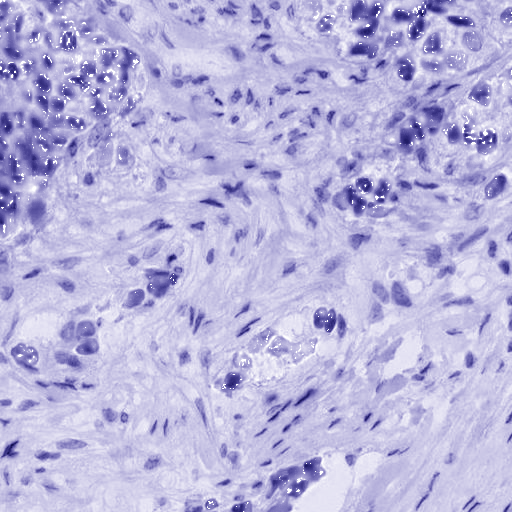
#> input picture dataset/dataset_root_512/HE_positive_nucleus_num_gt/hema_channel/10M2102916_6_9_1_1.png, 512 x 512 px, found by its file name; its folder holds only this picture in this run
$ python nucleus_gt_generate.py
#> lines starting #> are read from the running program, lines starting #| are printed output that depends on the picture
# Steps for generating the nucleus number (GT) in positive regions.

import os
import cv2
import numpy as np


def rgb2hsi(image):
    # Function used to convert RGB to HSI.
    r, g, b = cv2.split(image.astype(np.float32))     # Read channels.
    eps = 1e-6                                        # Avoid dividing zero.

    min_rgb = cv2.min(r, cv2.min(b, g))
    img_s = 1 - 3 * min_rgb / (r + g + b + eps)       # Component S.

    temp_s = img_s - np.min(img_s)
    img_s = temp_s / np.max(temp_s)

    return img_s


# Step 1: Filtering out the positive regions.
print("Part1 begin.---------------------------")
path_in_1 = r'/home/ubuntu/ATSTNet/dataset/dataset_root_512/HE_positive_nucleus_num_gt/hema_channel'
path_in_2 = r'/home/ubuntu/ATSTNet/dataset/dataset_root_512/HE_positive_nucleus_num_gt/mask_channel'
path_grey_out = r'/home/ubuntu/ATSTNet/dataset/dataset_root_512/HE_positive_nucleus_num_gt/grey_hema_channel_with_mask'
# TODO: To be modified
file_list_in = os.listdir(path_in_1)
for filename in file_list_in:
    I_1 = cv2.imread(path_in_1 + "/" + filename)
#> I_1 is the input picture: shape (512, 512, 3); mean B, G, R 220.1, 181.6, 185.7
    I_2 = cv2.imread(path_in_2 + "/" + filename, 0)
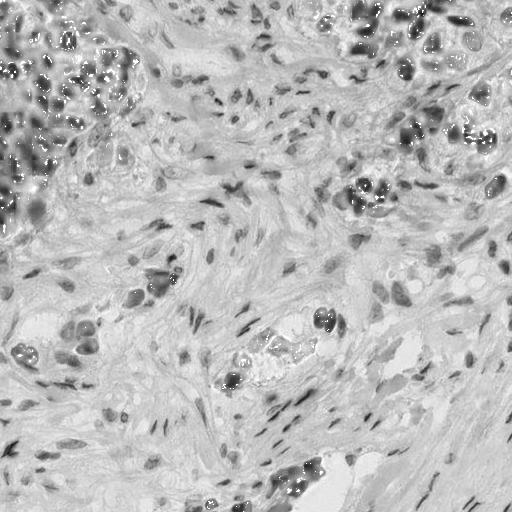
#> I_2: shape (512, 512); min 15, max 255, mean 186.7
    I_1_rgb = cv2.cvtColor(I_1, cv2.COLOR_BGR2RGB)
    I_1_rgb[I_2 == 0] = [255, 255, 255]
    s = rgb2hsi(I_1_rgb)
#> in rgb2hsi, `r, g, b = cv2.split(image.astype(np.float32))`:
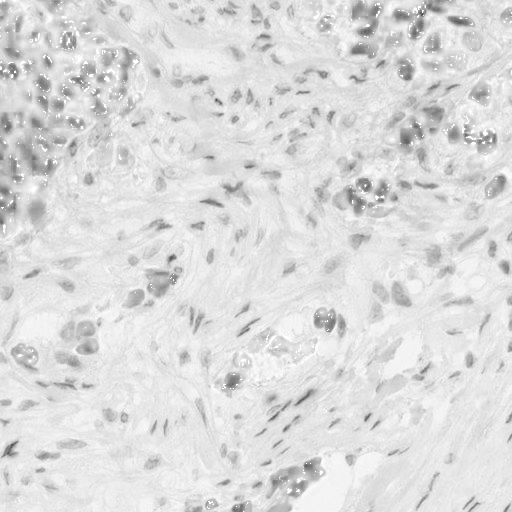
#> b: shape (512, 512) float32; min 62, max 255, mean 220.1
#> in rgb2hsi, `img_s = 1 - 3 * min_rgb / (r + g + b + eps)`:
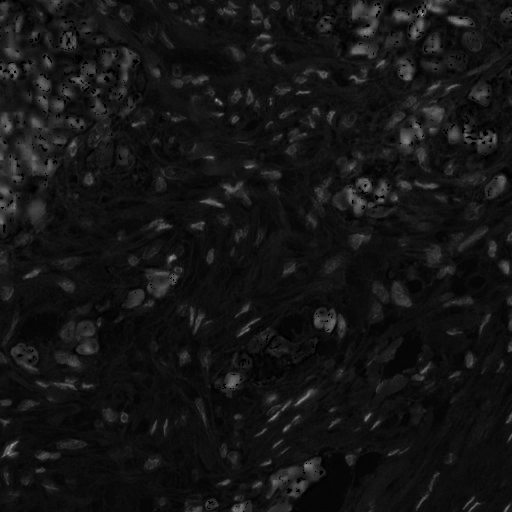
#> img_s: shape (512, 512) float32; min 0, max 0.704, mean 0.0819
#> in rgb2hsi, `img_s = temp_s / np.max(temp_s)`:
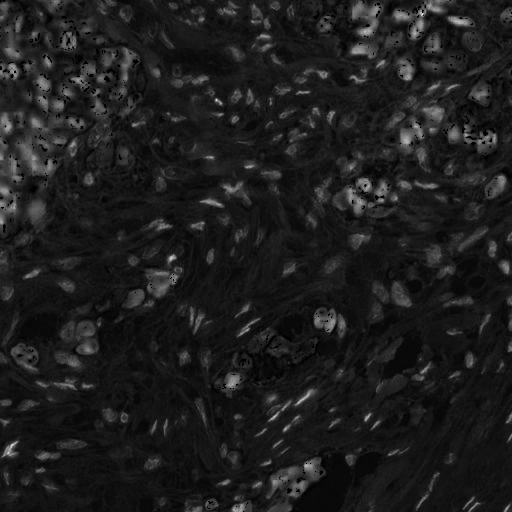
#> img_s: shape (512, 512) float32; min 0, max 1, mean 0.116
    s = (s * 255.0).astype(np.uint8)

    cv2.imwrite(path_grey_out + "/" + filename, s)
print("Part1 complete.---------------------------")

# Step 2: Predicting nucleus number (GT) in positive regions by CPP-Net.

$ run again, on dataset/dataset_root_512/HE_positive_nucleus_num_gt/hema_channel/22M2102266_14_16_1_0.png
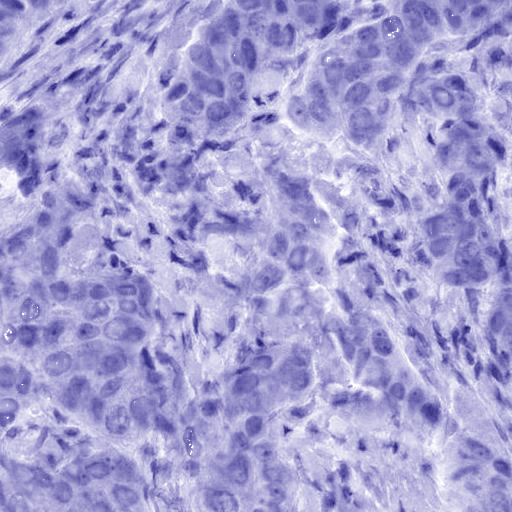
#> input picture dataset/dataset_root_512/HE_positive_nucleus_num_gt/hema_channel/22M2102266_14_16_1_0.png, 512 x 512 px, found by its file name
#> I_1 is the input picture: shape (512, 512, 3); mean B, G, R 209.3, 160.9, 166
#> in rgb2hsi, `r, g, b = cv2.split(image.astype(np.float32))`:
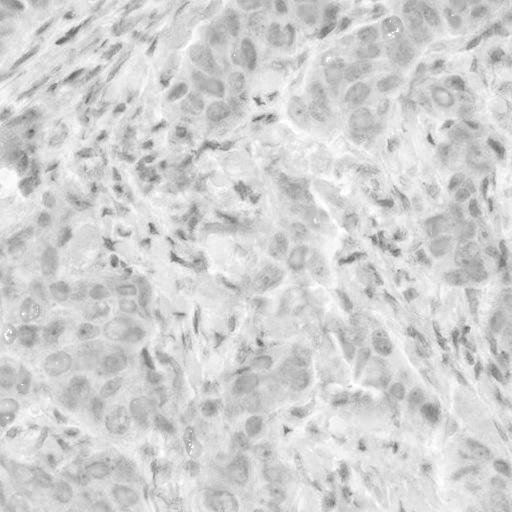
#> b: shape (512, 512) float32; min 85, max 255, mean 209.3
#> in rgb2hsi, `img_s = temp_s / np.max(temp_s)`:
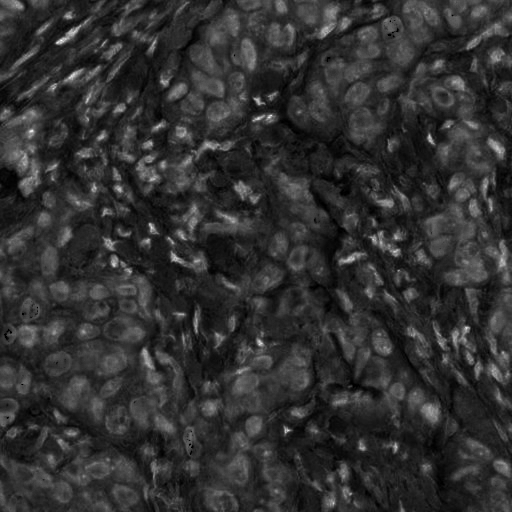
#> img_s: shape (512, 512) float32; min 0, max 1, mean 0.192

$ run again, on dataset/dataset_root_512/HE_positive_nucleus_num_gt/hema_channel/31M2101871_33_9_0_0.png
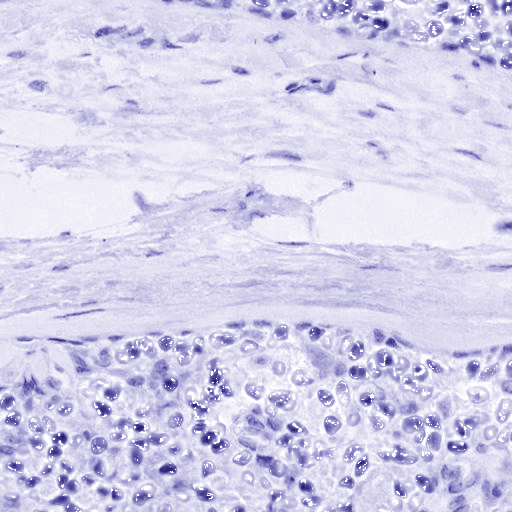
#> input picture dataset/dataset_root_512/HE_positive_nucleus_num_gt/hema_channel/31M2101871_33_9_0_0.png, 512 x 512 px, found by its file name
#> I_1 is the input picture: shape (512, 512, 3); mean B, G, R 234.2, 209.4, 212.2
#> in rgb2hsi, `r, g, b = cv2.split(image.astype(np.float32))`:
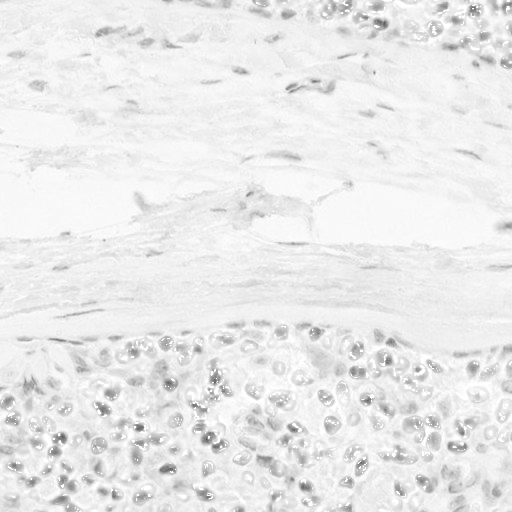
#> b: shape (512, 512) float32; min 76, max 255, mean 234.2
#> in rgb2hsi, `img_s = temp_s / np.max(temp_s)`:
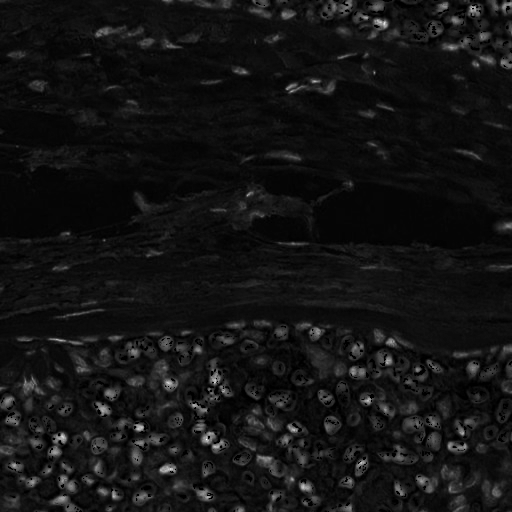
#> img_s: shape (512, 512) float32; min 0, max 1, mean 0.0779

$ run again, on dataset/dataset_root_512/HE_positive_nucleus_num_gt/hema_channel/75M2100521_17_19_1_0.png
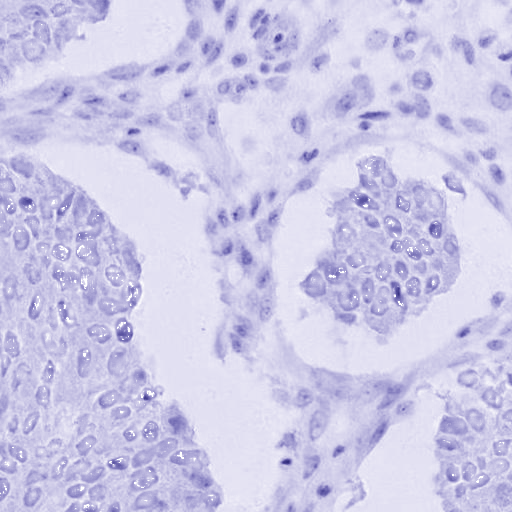
#> input picture dataset/dataset_root_512/HE_positive_nucleus_num_gt/hema_channel/75M2100521_17_19_1_0.png, 512 x 512 px, found by its file name
#> I_1 is the input picture: shape (512, 512, 3); mean B, G, R 231.3, 202.4, 205.6
#> in rgb2hsi, `r, g, b = cv2.split(image.astype(np.float32))`:
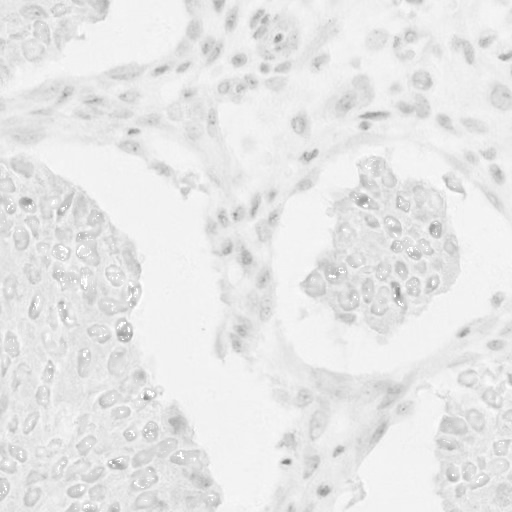
#> b: shape (512, 512) float32; min 122, max 255, mean 231.3
#> in rgb2hsi, `img_s = temp_s / np.max(temp_s)`:
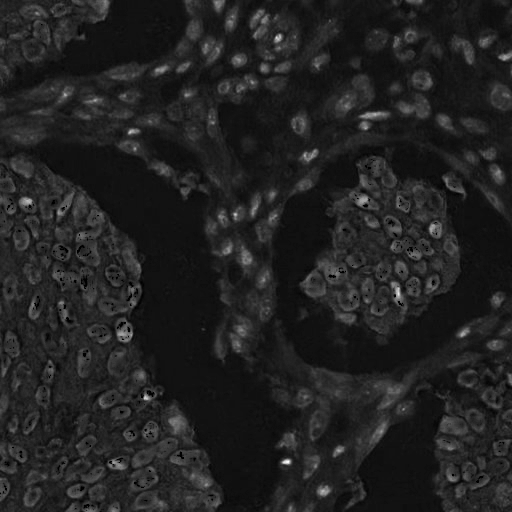
#> img_s: shape (512, 512) float32; min 0, max 1, mean 0.134
